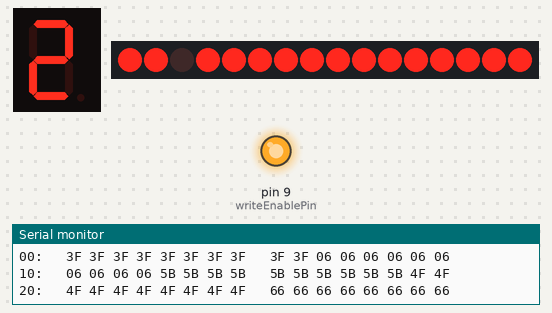
This sketch was run on a simulated Arduino Uno, built with avr-gcc and run on an emulated ATmega328P. Shown: 1-digit seven-segment display, 16 shift-register outputs drawn as a row of LEDs (first output left, lit = HIGH), output pins drawn as LEDs (lit = HIGH), the last lines printed to the serial monitor. Wiring (inferred from the names in the program): 2 × shift register (74HC595): data pin 12; shift clock pin 10; latch pin 11; 1-digit 7-segment display, segments lit when HIGH: segments pin 13, pin 2, pin 3, pin 4, pin 5, pin 6, pin 7, pin 8. Wiring (inferred from the signals the program sends): row of LEDs: on Q0, Q1, Q2, Q3, Q4, Q5, Q6, Q7, Q8, Q9, Q10, Q11, Q12, Q13, Q14, Q15. The segment pins are drawn as the display they are named for; pins used as bus, display or sensor lines are not drawn.

Above: at 0.2 s.
At 0.8 s:
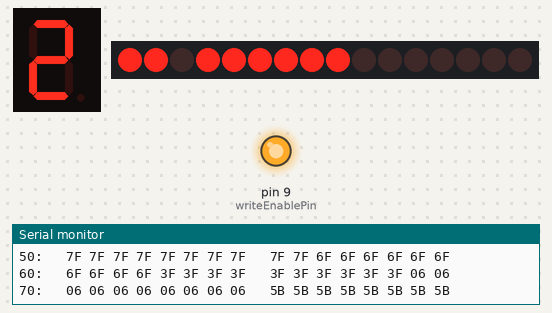
At 3.8 s:
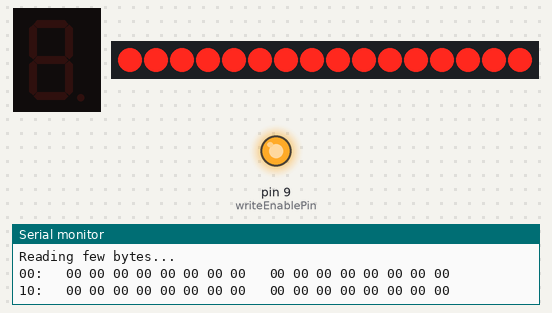
At 4.2 s:
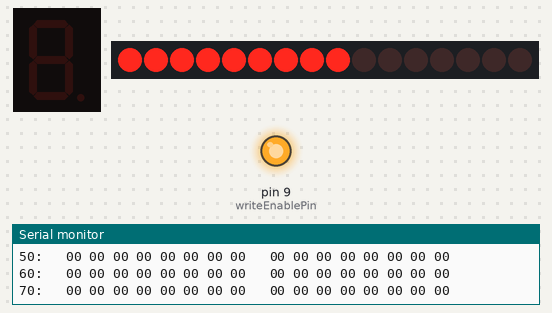
Timing chart, 0 to 5.7 s (numbered marks = the images above):
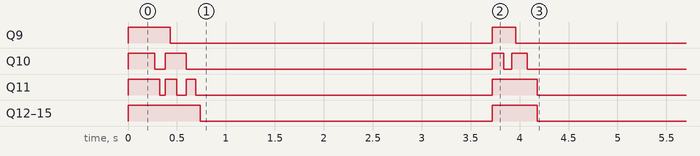

The sketch:

EEPROMProgrammer.ino
```cpp
int dataPin = 12;
int latchPin = 11;
int clockPin = 10;

int writeEnablePin= 9;
//int outputEnable=8;


int IOPins[] = {13,2,3,4,5,6,7,8};
//none decimal point

byte numbers[] = {0x3F ,0x06 ,0x5B ,0x4F ,0x66 ,0x6D ,0x7D ,0x07 ,0x7F ,0x6F}; //!gfe dcba


void setup() {
  // put your setup code here, to run once:
  Serial.begin(9600);
  pinMode(dataPin, OUTPUT);
  pinMode(latchPin, OUTPUT);
  pinMode(clockPin, OUTPUT);

  digitalWrite(writeEnablePin,HIGH);
  pinMode(writeEnablePin,OUTPUT);

  //digitalWrite(outputEnable,HIGH);
  //pinMode(outputEnable,OUTPUT);
  digitalWrite(latchPin, LOW);


  writeEEPROM();
  delay(3000);
  readEEPROM();


}

void loop() {
  // put your main code here, to run repeatedly:

}


void setAddress(int address, bool outputEnable)
{
  digitalWrite(latchPin, LOW);
  shiftOut(dataPin, clockPin, LSBFIRST, lowByte(address));
  shiftOut(dataPin, clockPin, LSBFIRST, highByte(address) | (outputEnable ? 0x00 : ( 1 << 5))  );
  digitalWrite(latchPin, HIGH);
  //delay(10);


}

byte readData()
{
  byte inputByte = 0;

  for( int i =0 ; i <sizeof(IOPins) / sizeof(IOPins[0]); i++)
  {
    if( digitalRead( IOPins[i]) == HIGH )
    {
      inputByte |= ( 1 << i);
    }
  }
  //none reading decimal point (msb)

  //delay(10);
  return inputByte;
}

void writeData(byte data)
{
  int num=1;
  for(int i = 0 ; i < sizeof(IOPins) / sizeof(IOPins[0]); i++)
  {

    if(( data & num) == 0) digitalWrite(IOPins[i],LOW);
    else digitalWrite(IOPins[i],HIGH);
    num *=2;

  }

  digitalWrite(writeEnablePin,LOW);
  delayMicroseconds(1);
  digitalWrite(writeEnablePin,HIGH);
  delay(5);

}

void readEEPROM()
{

  //digitalWrite(outputEnable,LOW);
  //digitalWrite(writeEnablePin,HIGH);
  for( int i =0 ; i< sizeof(IOPins) / sizeof(IOPins[0]); i++) pinMode(IOPins[i],INPUT);

  Serial.println("Reading few bytes...");
  int readincorrectly = 0;
  byte data=0;
  int address =0;

  for(int i = 0; i < 128 ;i++)
  {
    setAddress(i, true);
    data = readData();
    setReadPrint(data,i);
    if(data != numbers[ (i/10) % 10])  readincorrectly++;
    //delay(10);
  }

  Serial.println();
  Serial.print("Number of incorrectly data: ");
  Serial.println(readincorrectly);

}

void writeEEPROM()
{

  //digitalWrite(outputEnable,HIGH);
  for( int i =0 ; i< sizeof(IOPins) / sizeof(IOPins[0]); i++) pinMode(IOPins[i],OUTPUT);

  Serial.println("Writing few bytes...");

  int address=0;
  for(int i = 0; i < 128 ; i++)
  {
    setAddress(address + i,false);
    writeData( numbers[ (i/10) % 10]);
    setWritePrint(numbers[ (i/10) % 10],address+i);

  }

  Serial.println();
  Serial.println();

}

void setWritePrint(byte data, int i)
{

  if( i % 16 == 0)
  {
    Serial.println();
    char buffer[10];
    sprintf(buffer,"%02X",i);
    Serial.print(buffer);
    Serial.print(": ");
  }
  if(i % 8 ==0) Serial.print("  ");


  if(data < 16) Serial.print("0");
  Serial.print(data,HEX);
  Serial.print(" ");

}

void setReadPrint(byte data, int i )
{

  if( i % 16 == 0)
  {
    Serial.println();
    char buffer[10];
    sprintf(buffer,"%02x",i);
    Serial.print(buffer);
    Serial.print(": ");
  }
  if(i % 8 ==0) Serial.print("  ");

  if(data<16) Serial.print("0");
  Serial.print(data,HEX);
  Serial.print(" ");

}
```

Measured:
- by itself, Q11: goes LOW 0.05 s, HIGH 0.12 s, LOW 0.10 s, HIGH 0.10 s, LOW 3.0 s, HIGH 0.46 s, then LOW
- by itself, Q12–15: HIGH → LOW at 0.74 s, → HIGH 3.0 s later, → LOW 0.46 s later
- what the display in image 1 shows lasts 3.0 s, from 0.7 s to 3.7 s
